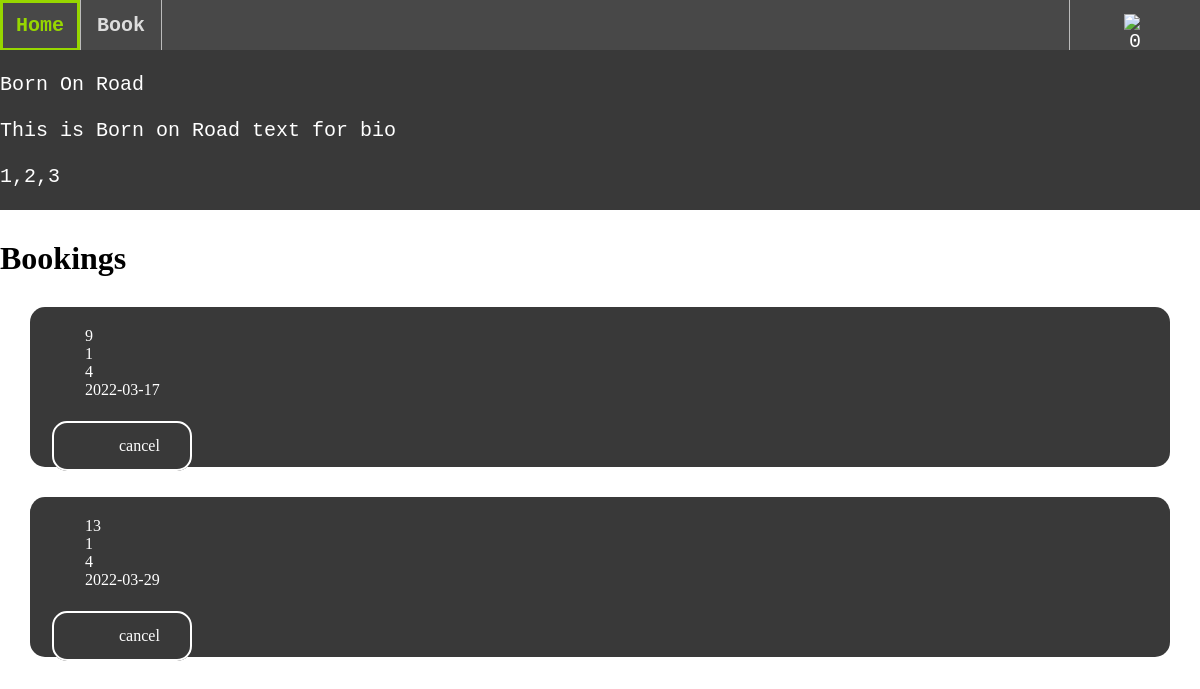
Page /profile (signed in) on the committed database.
### tables this page shows
CREATE TABLE bookings (
  id INTEGER PRIMARY KEY AUTOINCREMENT,
  booker_id INTEGER NOT NULL,
  dj_id INTEGER NOT NULL,
  created DATE NOT NULL DEFAULT CURRENT_DATE,
  bookedfor DATE NOT NULL DEFAULT CURRENT_DATE,
  FOREIGN KEY (booker_id) REFERENCES users(id)
  FOREIGN KEY (dj_id) REFERENCES djs(id)
);

### app.py (the view)
@app.route('/profile')
def get_profile():
    if  'userinfo' in session:
        if session['userinfo']['type'] == 'dj':
            bookings = db.getDJBookings(session['userinfo']['id'])
            print("here buddy")
            print(session['userinfo']['id'])
            print(bookings)
        elif (session['userinfo']['type'] == 'customer'):
            bookings = db.getCustomerBookings(session['userinfo']['id'])
        else:
            bookings = db.getAllBookings()
        if not bookings :
            bookings = []
        return(render_template('profile.html',user = session['userinfo'],loggedIn = True, bookings = bookings))
    else:
        return(render_template('login.html',error=""))

### db.py (called while the page is built)
def get_db():
    db = None
    if not db:
        try:
            db = sqlite3.connect(
                current_app.config['DATABASE'] )
        except Exception as e:
            print(e)
    return db

def getDJBookings(id):
    db = get_db()
    cur = db.cursor()
    cur.execute("SELECT * FROM bookings where dj_id = (?)", [id])
    try: bookings = list(cur.fetchall())
    except: return False
    print(bookings)
    return bookings

### templates/profile.html
{% extends "layout.html" %}
{% block content %}
<div class="fix-div" id = "djListHeader" >
    <br>
    <div class ="username">{{user.username}}</div>
    <br>
    <div class ="bio">{{user.bio}}</div>
    <br>
    <div class ="genres">{{user.genres}}</div>
</div>
<div class = "wrapper">
    <h1>Bookings </h1>
    {%for booking in bookings %}
    <div class = "djContainer">
        <p>{{booking.0}}</p>
        <p>{{booking.1}}</p>
        <p>{{booking.2}}</p>
        <p>{{booking.3}}</p>
        <br>
        <a class= "button" href = "">cancel</a>
    </div>
    {% endfor %}
</div>
{% endblock %}

### static/css/main.css (style rules this page uses)
* { border: 0; padding: 0; margin: 0; }
#djListHeader { background-color: #393939; color: white; text-decoration: none; font-size: 20px; font-family: 'Courier New', Courier, monospace; text-align: left; }
.djContainer { background-color: #393939; color: white; height:120px; margin: 30px 30px; border-radius: 15px; text-align: left; text-indent: 35px; padding: 20px; }
div a { outline: 2px solid #DCDCDC; outline-offset: -2px; text-decoration: inherit; display: block; color:#DCDCDC; text-align: center; position: relative; padding: 14px 16px; border-radius: 15px; }
.button { color:#ffffff; outline: 2px solid #ffffff; outline-offset: -2px; color:#ffffff ; background-color: #393939; padding: 16px 32px; text-align: center; text-decoration: none; display: inline-block; font-size: 16px; margin: 4px 2px; cursor: pointer; }
.fix-div { position:fixed; z-index: 10; top: 0 ; height:160px; width:100%; margin-top: 50px }
.wrapper { position: relative; z-index: 1; height:60% ; width: 100%; margin-top:240px }

### rows in the picture
bookings: id "9", booker "1", dj "4", created "2022-03-17"
bookings: id "13", booker "1", dj "4", created "2022-03-29"

### other values in the picture
{{ user.username }} "Born On Road"
{{ user.bio }} "This is Born on Road text for bio"
{{ user.genres }} "1,2,3"
